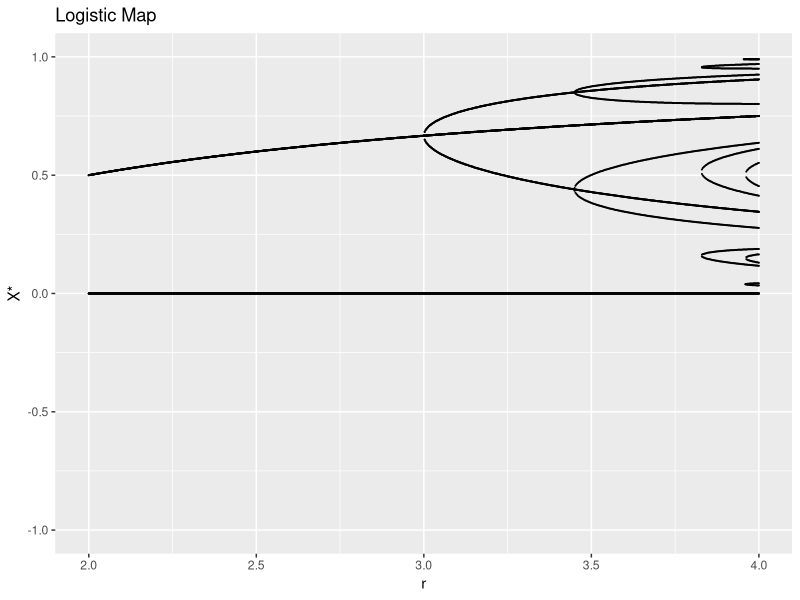

The R source for this figure:
# Numerically solve the logistic map for various values of the parameters 
# observing the bifucation strcuture described in the lecture.

library(polynom)
library(ggplot2)
r_list <- seq(2,4,0.0025)
logistic_map <- function(x,r) return(r*x*(1 - x))
x_list1 <- c()
y_list1 <- c()
xpoly <- polynomial(c(0,1))

for (r in r_list) {
  # one cycles; steady states
  results1 <- polyroot(c(0,1/r -1,1))
  results_nocomplex1 <- ifelse(Im(results1) == 0 & r > 1, as.numeric(results1), NaN) 
  for (x in results_nocomplex1) {
    x_list1 <- c(x_list1, r)
    y_list1 <- c(y_list1, x)
  }
  
  # two cycles
  poly1 <- polynomial(c(0,r,-r))
  poly2 <<- logistic_map(poly1, r)
  period2poly <- poly2 - xpoly
  results2 <- polyroot(period2poly)
  results2_rounded <- round(results2, 3)

  results_nocomplex2 <- ifelse(Im(results2_rounded) == 0, as.numeric(results2_rounded), NaN)
  for (x in results_nocomplex2) {
    x_list1 <- c(x_list1, r)
    y_list1 <- c(y_list1, x)
  }  
  # three or more cycles
  for (i in c(3,4)) {
    if (i == 3) {
      poly_previous <- poly2
      }
    else {
      poly_previous <- poly_current
    }

    poly_current <- logistic_map(poly_previous, r)
    period_k_poly <- poly_current - xpoly
    results_k <- polyroot(period_k_poly)
    results_k_rounded <- round(results_k, 3)
    
    results_nocomplex_k <- ifelse(Im(results_k_rounded) == 0, as.numeric(results_k_rounded), NaN)
    for (x in results_nocomplex_k) {
      if (!(is.nan(x))) {
        x_list1 <- c(x_list1, r)
        y_list1 <- c(y_list1, x)
      }
    }
  }  
}
# Print results
print(ggplot() + geom_point(aes(x = x_list1, y = y_list1), size = 0.05) + 
          ggtitle("Logistic Map") +
          xlab("r") +
          ylab('X*')+
          coord_cartesian(ylim = c(-1,1)))
  
